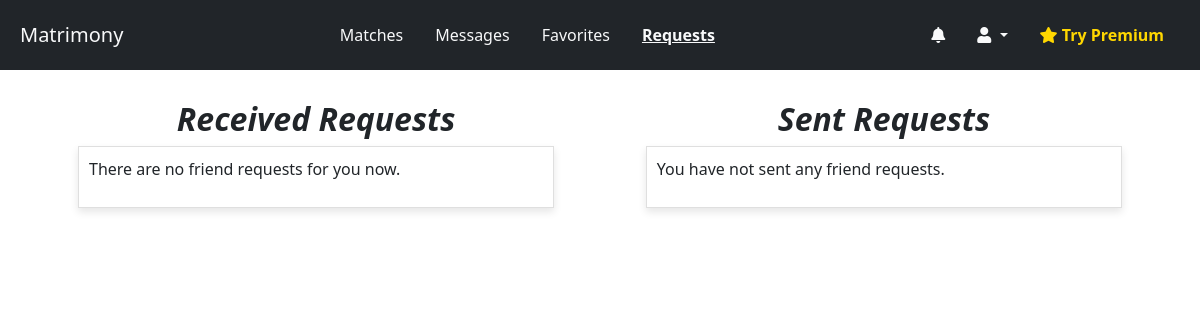
The page /received_requests/ (signed in) on the database as committed earlier.
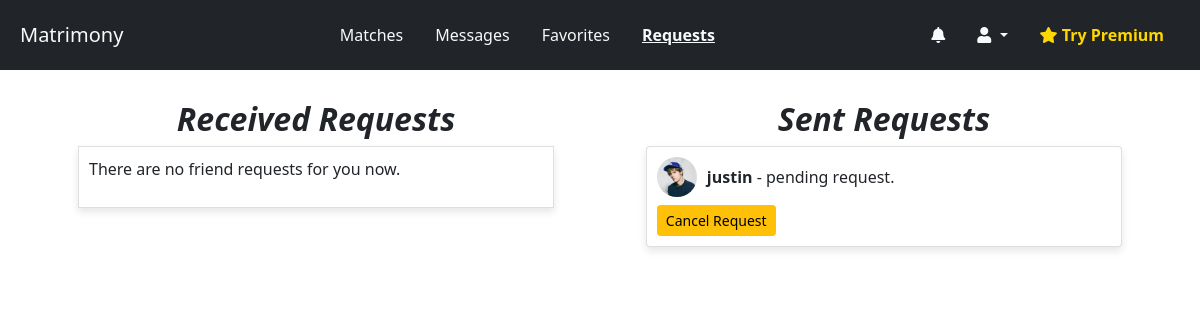
The same page on the database as committed later.
### accounts/models.py (models this page shows, shortened)
class FriendRequest(models.Model):
    from_user = models.ForeignKey(User,related_name="sent_requests",on_delete=models.CASCADE)
    to_user = models.ForeignKey(User,related_name="recieved_requests",on_delete=models.CASCADE)
    status = models.CharField(choices=[('pending','Pending'),('accepted','Accepted'),('rejected','Rejected')],default='pending',max_length=20)
    created_at = models.DateTimeField(auto_now_add=True)

class User(AbstractUser):
    GENDER_CHOICES = (('Male','Male'),('Female','Female'),('Other','Other'),)
    INTEREST_CHOICES = (('Male','Male'),('Female','Female'),('Other','Other'),)
    EXPERTISE_CHOICES = (('Beginner','Beginner'),('Intermediate','Intermediate'),('Expert','Expert'),)
    JOB_STATUS_CHOICES = (('Employee','Employee'),('Employer','Employer'),('JobSeeker','JobSeeker'),)
    phone_number =models.CharField(
        max_length=15,
        blank=True,
        verbose_name='Phone Number'
    )
    profile_photo = models.ImageField(
        upload_to='profile_photos/',
        blank=True,
        verbose_name='Profile photo'
    )
    date_of_birth = models.DateField(
        null=True,
        blank=True,
        verbose_name='Date Of Birth'
    )
    gender =models.CharField(
        max_length= 6,
        choices=GENDER_CHOICES,
        blank=True,
        verbose_name='Gender',
        default='Male'
    )
    friend = models.ManyToManyField('self', blank=True)
    hobbies = models.ForeignKey(Hobby,related_name='users',blank=True,null=True,on_delete=models.CASCADE)
    interest =models.CharField(max_length=6,choices=INTEREST_CHOICES,verbose_name='Interested In',blank=True,null=True,default='Male')
    smoking_habits = models.CharField(max_length=50, choices=[('yes', 'Yes'), ('no', 'No')], default='no',blank=True,null=True)
    drinking_habits = models.CharField(max_length=50, choices=[('yes', 'Yes'), ('no', 'No')], default='no',blank=True,null=True)
    qualification = models.CharField(max_length=255,blank=True,null=True)
    job_status = models.CharField(max_length=100,blank=True,verbose_name='Job Status',choices=JOB_STATUS_CHOICES)
    company_name = models.CharField(max_length=255, blank=True, null=True,verbose_name='Company Name')
    designation = models.CharField(max_length=100,blank=True,null=True,verbose_name='Designation')
    company_location = models.CharField(max_length=200,blank=True,null=True,verbose_name='Company Location')
    job_title = models.CharField(max_length=255, blank=True, null=True,verbose_name='Job Title')
    expertise_level = models.CharField(max_length=100,
        blank=True,
        verbose_name='Expertise Level',
        choices=EXPERTISE_CHOICES)
    about = models.TextField(max_length=1000,blank=True,null=True)
    facebook = models.URLField(max_length=100,blank=True,null=True)
    instagram = models.URLField(max_length=100,blank=True,null=True)
    snapchat = models.URLField(max_length=100,blank=True,null=True)
    groups = models.ManyToManyField(
        'auth.Group',
        related_name='custom_user_set',  # Change this to a unique name
        blank=True,
        help_text='The groups this user belongs to. A user will get all permissions granted to each of their groups.',
        related_query_name='custom_user',
    )
    user_permissions = models.ManyToManyField(
        'auth.Permission',
        related_name='custom_user_set',  # Change this to a unique name
        blank=True,
        help_text='Specific permissions for this user.',
        related_query_name='custom_user',
    )

### app/views.py (the view)
# urls.py: path('received_requests/', views.received_requests, name='received_requests'),
def received_requests(request):
    received_requests = FriendRequest.objects.filter(to_user=request.user, status='pending')
    sent_requests = FriendRequest.objects.filter(from_user=request.user, status='pending')
    context = {
        'received_requests': received_requests,
        'sent_requests': sent_requests,
    }
    return render(request, 'user/friend_req.html', context)

### app/templates/user/friend_req.html (shortened to what this page needs)
{% extends 'shared/base.html' %}
{% block content %}
{% load static%}
<link rel="stylesheet" href="{% static 'assets/css/usercss/request.css' %}">
<div class="container ">
    <div class="flex-container">
        <div class="flex-item">
            <h2>Received Requests</h2>
            <div class="container-sm">
                {% if received_requests %}
                    <div class="list-group">
                        {% for request in received_requests %}
                        <div class="list-group-item">
                            <div class="d-flex align-items-center">
                                {% if request.from_user.profile_photo %}
                                <img src="{{ request.from_user.profile_photo.url }}" alt="{{ request.from_user.first_name }}'s profile picture" class="profile-photo">
                                {% endif %}
                                <p class="mb-0 ml-2 "><b>{{ request.from_user.username }}</b> has sent you a friend request.</p>
                            </div>
                            <div class="btn-group mt-2">
                                <form method="post" action="{% url 'app:accept_friend_request' request.id %}">
                                    {% csrf_token %}
                                    <button type="submit" class="btn btn-success btn-sm">Accept</button>
                                </form>
                                <form method="post" action="{% url 'app:delete_friend_request' request.id %}" style="margin-left: 5px;">
                                    {% csrf_token %}
                                    <button type="submit" class="btn btn-danger btn-sm">Delete</button>
                                </form>
                            </div>
                        </div>
                        {% endfor %}
                    </div>
                {% else %}
                <div class="list-group-item">
                    <p>There are no friend requests for you now.</p>
                </div>
                {% endif %}
            </div>
        </div>
        <div class="flex-item">
            <h2>Sent Requests</h2>
            <div class="container-sm">
                {% if sent_requests %}
                    <div class="list-group">
                        {% for request in sent_requests %}
                        <div class="list-group-item">
                            <div class="d-flex align-items-center">
                                {% if request.to_user.profile_photo %}
                                <img src="{{ request.to_user.profile_photo.url }}" alt="{{ request.to_user.first_name }}'s profile picture" class="profile-photo">
                                {% endif %}
                                <p class="mb-0 ml-2"><b>{{ request.to_user.username }}</b> - pending request.</p>
                            </div>
                            <div class="btn-group mt-2">
                                <form method="post" action="{% url 'app:delete_friend_request' request.id %}">
                                    <button type="submit" class="btn btn-warning btn-sm">Cancel Request</button>
                                </form>
                            </div>
                        </div>
                        {% endfor %}
                    </div>
                {% else %}
                <div class="list-group-item">
                    <p>You have not sent any friend requests.</p>
                </div>
                {% endif %}
            </div>
        </div>
    </div>
</div>
{% endblock content %}

Rows that differ between the two databases and show on the page:
added FriendRequest: to_user.profile_photo (picture), to_user.username "justin"
Other text that changed with them:
text no longer shown: "You have not sent any friend requests."
